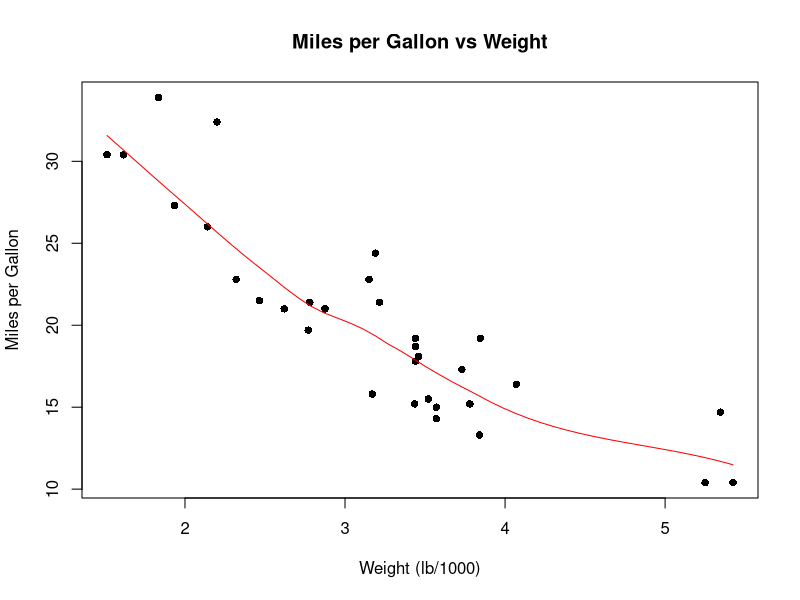
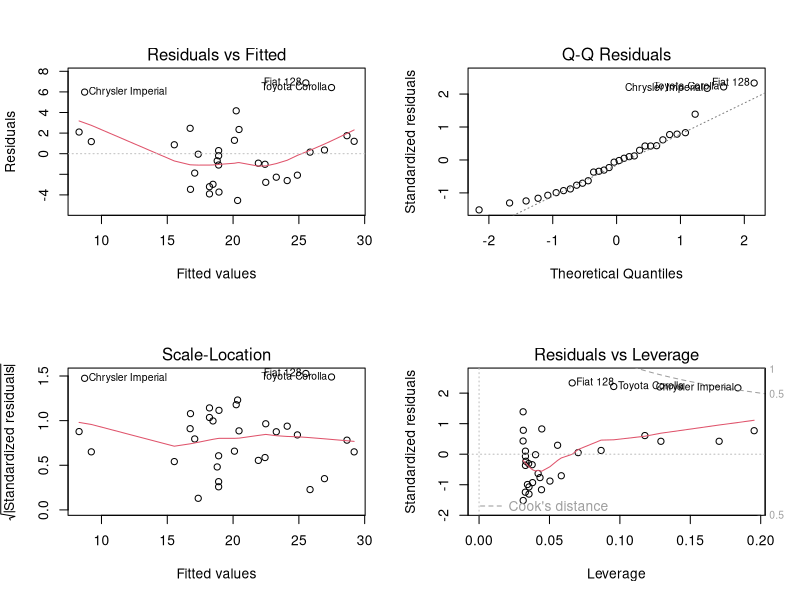
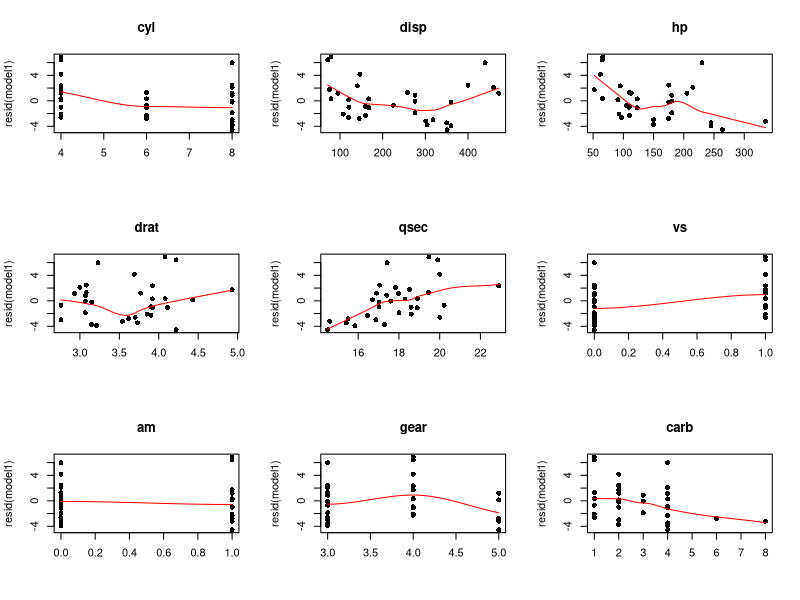
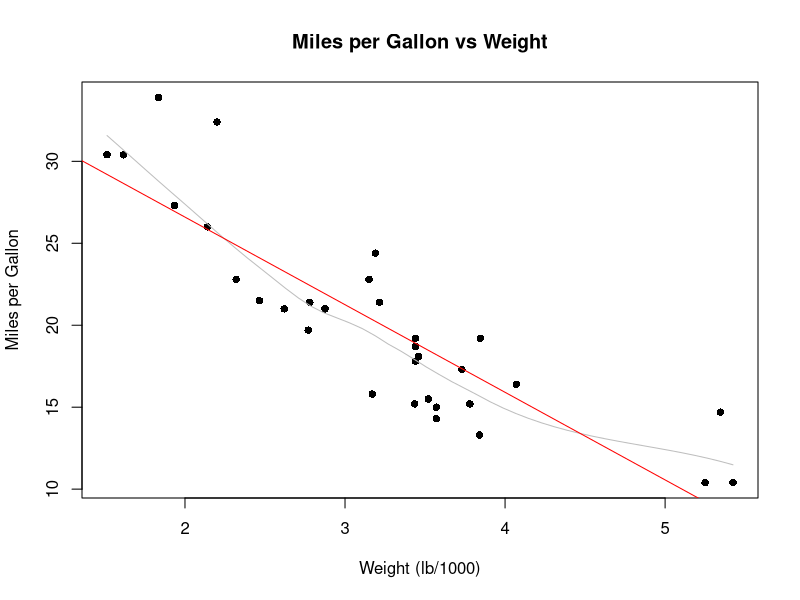
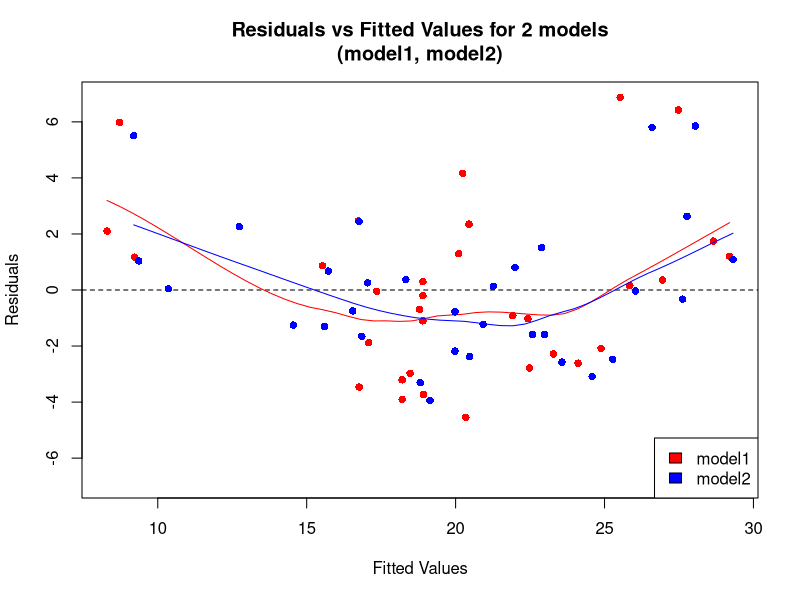
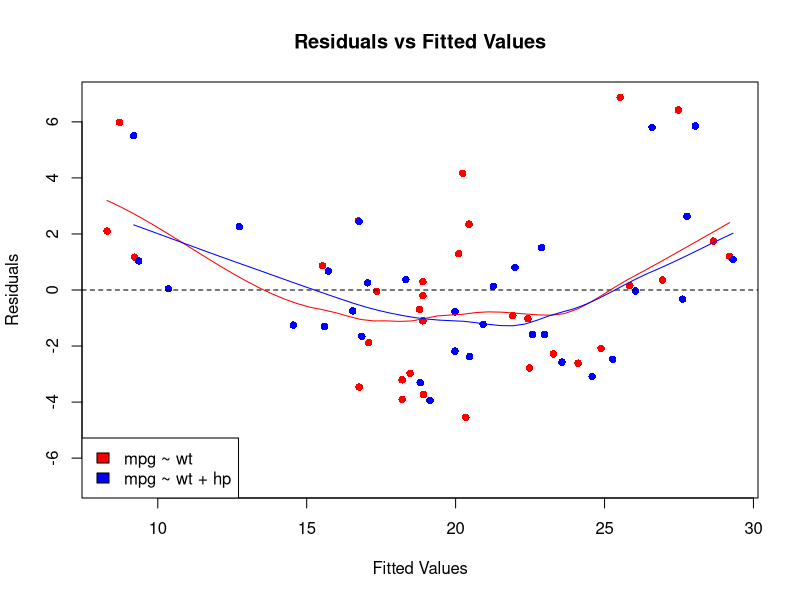
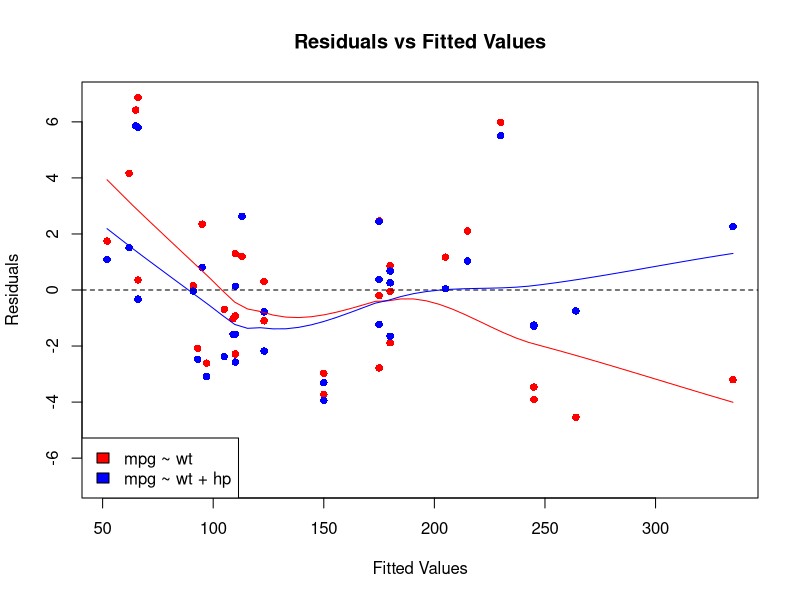
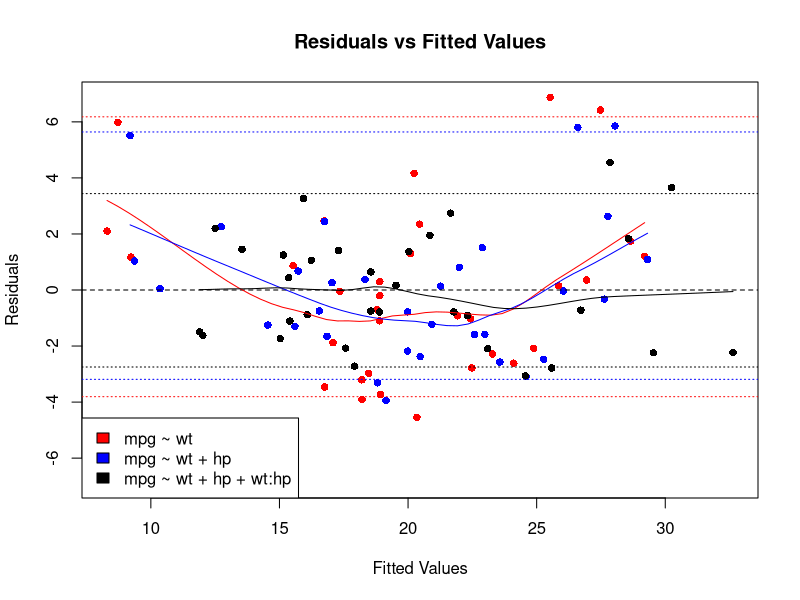

Here is the R script that generated these plots, in order:
# [DESCRIPTION] R Script supporting Chapter 16 of the SAMS Book
# [AUTHOR] Richard Pugh

tiff("16fig01.tif")
plot(mtcars$wt, mtcars$mpg, main = "Miles per Gallon vs Weight",
     xlab = "Weight (lb/1000)", ylab = "Miles per Gallon", pch = 16)
lines(loess.smooth(mtcars$wt, mtcars$mpg), col = "red")
dev.off()

model1 <- lm(mpg ~ wt, data = mtcars)  # Fit the model
model1

summary(model1)  # Summary of the lm model

summary(model1, correlation = TRUE)  # Summary of the lm model

tiff("16fig02.tif")
par(mfrow = c(2, 2))   # Set up a 2x2 Graph Page
plot(model1)           # Create diagnostic plots for model1
dev.off()

class(model1)   # The class of model1
is.list(model1) # Is model1 a list?
names(model1)   # The element names of model1

model1$coefficients               # Model Coefficients
quantile(model1$residuals,        # Specific quantiles of residuals
         probs = c(0.05, 0.5, 0.95))

coef(model1)           # Model coefficients
head(resid(model1))    # Fitted Values
head(fitted(model1))   # Residuals (observed - fitted)


tiff("16fig03.tif")
whichVars <- setdiff(names(mtcars), c("wt", "mpg")) # Other variables in mtcars
par(mfrow = c(3, 3))                                # Set plot layout
for (V in whichVars) {                              # Loop through create scatter plots
  plot(mtcars[[V]], resid(model1), main = V, xlab ="", pch = 16)
  lines(loess.smooth(mtcars[[V]], resid(model1)), col = "red")
}
dev.off()

sModel1 <- summary(model1)   # Summary of model1
class(sModel1)               # Class of summary object
is.list(sModel1)             # Is it a list?
names(sModel1)               # Element names
sModel1$adj.r.squared        # Adjusted R Squared
sModel1$sigma^2              # Estimate variance

tiff("16fig04.tif")
plot(mtcars$wt, mtcars$mpg, main = "Miles per Gallon vs Weight",
     xlab = "Weight (lb/1000)", ylab = "Miles per Gallon", pch = 16)
lines(loess.smooth(mtcars$wt, mtcars$mpg), col = "grey")
abline(model1, col = "red")
dev.off()

head(predict(model1))  # Model Predictions using model1
head(fitted(model1))   # Fitted Values of model1

wtDf <- data.frame(wt = 1:6)                         # Independant Variables
predVals <- predict(model1, newdata = wtDf)          # Make predictions using model1
data.frame(wt = wtDf$wt, Pred = round(predVals, 1))  # Form as data frame

model2 <- lm(mpg ~ wt + hp, data = mtcars)  # Fit new model
summary(model2)                             # Summary of model

model2 <- update(model1, mpg ~ wt + hp)      # Create model2 based on model1
model2

tiff("16fig05.tif")
resFitPlots <- function(..., smooth = TRUE, hRef = TRUE, 
  symm = TRUE, cols = c("red", "blue", "grey", sample(colors()))) 
{
  N <- length(inMods <- list(...))       # Capture list of model inputs
  resList <- lapply(inMods, resid)       # Extract residuals
  fitList <- lapply(inMods, fitted)      # Extract fitted values
  resRange <- do.call("range", resList)  # Calculate range of residuals
  fitRange <- do.call("range", fitList)  # Calculate range of fitted values
  modLabs <- sapply(match.call(expand.dots = F)$..., as.character)  # Model Labels
  if (symm) resRange <- c(-1, 1) * max(abs(resRange))               # Symmetric Y Axis
  
  # Create plot title
  modTitles <- paste0(modLabs, collapse=", ")
  theTitle <- paste0("Residuals vs Fitted Values for ", N, " models\n(", modTitles, ")")

  # Create empty plot with correct limits and labels
  plot(fitList[[1]], resList[[1]], xlim = fitRange, ylim = resRange, 
    xlab = "Fitted Values", ylab = "Residuals", type = "n", main = theTitle)
  if (hRef) abline(h = 0, lty = 2)       # Add reference line at zero
  
  # Iteratively add points to the plot
  for (i in 1:N) {
    points(fitList[[i]], resList[[i]], col = cols[i], pch = 16)      
    if (smooth) lines(loess.smooth(fitList[[i]], resList[[i]]), col = cols[i])
  }
  legend("bottomright", modLabs, fill = cols[1:N])  # Add a legend

  invisible(inMods)                      # Invisibly return list of models
}
resFitPlots(model1, model2)
dev.off()


tiff("16fig05.tif")

# Extract elements
res1 <- resid(model1); fit1 <- fitted(model1)
res2 <- resid(model2); fit2 <- fitted(model2)

# Calculate axis range
resRange <- c(-1, 1) * max(abs(res1), abs(res2))
fitRange <- range(fit1, fit2)

# Create plot for model1 > add points for model2
plot(fit1, res1, xlim = fitRange, ylim = resRange,
  col = "red", pch = 16, main = "Residuals vs Fitted Values",
  xlab = "Fitted Values", ylab = "Residuals")
points(fit2, res2, col = "blue", pch = 16)

# Add reference and smooth lines
abline(h = 0, lty = 2)
lines(loess.smooth(fit1, res1), col = "red")
lines(loess.smooth(fit2, res2), col = "blue")
legend("bottomleft", c("mpg ~ wt", "mpg ~ wt + hp"), fill = c("red", "blue"))
dev.off()

tiff("16fig06.tif")
# Create plot for model1 > add points for model2
plot(mtcars$hp, res1, ylim = resRange,
     col = "red", pch = 16, main = "Residuals vs Fitted Values",
     xlab = "Fitted Values", ylab = "Residuals")
points(mtcars$hp, res2, col = "blue", pch = 16)

# Add reference and smooth lines
abline(h = 0, lty = 2)
lines(loess.smooth(mtcars$hp, res1, span = .8), col = "red")
lines(loess.smooth(mtcars$hp, res2, span = .8), col = "blue")
legend("bottomleft", c("mpg ~ wt", "mpg ~ wt + hp"), fill = c("red", "blue"))
dev.off()

anova(model1, model2)

model3 <- update(model2,. ~ . + wt:hp)
summary(model3)

tiff("16fig07.tif")

# Extract elements for model 3
res3 <- resid(model3)
fit3 <- fitted(model3)

# Calculate axis range
resRange <- c(-1, 1) * max(resRange, abs(res3))
fitRange <- range(fitRange, fit3)

# Create plot for model1 > add points for model2
plot(fit1, res1, xlim = fitRange, ylim = resRange,
     col = "red", pch = 16, main = "Residuals vs Fitted Values",
     xlab = "Fitted Values", ylab = "Residuals")
points(fit2, res2, col = "blue", pch = 16)
points(fit3, res3, col = "black", pch = 16)

# Add reference and smooth lines
abline(h = 0, lty = 2)
lines(loess.smooth(fit1, res1), col = "red")
lines(loess.smooth(fit2, res2), col = "blue")
lines(loess.smooth(fit3, res3), col = "black")

# Add 5% and 95% refernence lines for each model
refFun <- function(res, col) abline(h = quantile(res, c(.05, .95)), col = col, lty = 3)
refFun(res1, "red"); refFun(res2, "blue"); refFun(res3, "black")
legend("bottomleft", c("mpg ~ wt", "mpg ~ wt + hp", "mpg ~ wt + hp + wt:hp"), 
  fill = c("red", "blue", "black"))
dev.off()


tiff("16fig08.tif")

par(mfrow = c(1, 3))
plot(factor(mtcars$vs), resid(model3),  col = "red",
  xlab = "0 = Straight Engine \ 1 = 'V Engine'", ylab = "Residuals", 
  main = "Residuals versus\n'V Engine' Flag")
plot(factor(mtcars$am), resid(model3), col = "red",
  xlab = "0 = Automatic \ 1 = Manual", ylab = "Residuals", 
  main = "Residuals versus\nTransmission Type")
plot(factor(mtcars$cyl), resid(model3), col = "red",
  xlab = "Number of Cylinders", ylab = "Residuals", 
  main = "Residuals versus\nNumber of Cylinders")

dev.off()

model4 <- update(model3, . ~ . + factor(cyl))
summary(model4)

tiff("16fig09.tif")

plot(factor(mtcars$cyl), mtcars$hp, col = "red",
     xlab = "Number of Cylinders", ylab = "Gross Horsepower",
     main = "Gross Horsepower vs Number of Cylinders")
dev.off()

graphics.off()


summary(mtcars$mpg)           # Summary of a numeric vector
summary(factor(mtcars$cyl))   # Summary of a factor vector
summary(mtcars[,1:4])         # Summary of a factor vector
summary(model3)               # Summary of a linear model

cylFactor <- factor(mtcars$cyl)
class(cylFactor)
summary(cylFactor)
summary.factor(cylFactor)


class(model1)
class(model2)
class(model3)
class(model4)

tiff("16fig10.tif")

par(mfrow = c(1, 2))
plot(mtcars$wt, mtcars$mpg, pch = 16, xlab = "Weight (lb/1000)",
     ylab = "Miles per Gallon", main = "MPG Gallon versus Weight")
lines(loess.smooth(mtcars$wt, mtcars$mpg), col = "red")
plot(mtcars$wt, log(mtcars$mpg), pch = 16, xlab = "Weight (lb/1000)",
     ylab = "log(Miles per Gallon)", main = "Logged MPG versus Weight")
lines(loess.smooth(mtcars$wt, log(mtcars$mpg)), col = "red")
dev.off()

tiff("16fig11.tif")
lmodel1 <- lm(log(mpg) ~ wt, data = mtcars)
summary(lmodel1)
par(mfrow = c(2, 2))
plot(lmodel1)
dev.off()


tiff("16fig12.tif")

plot(mtcars$wt, mtcars$mpg, pch = 16, xlab = "Weight (lb/1000)",
     ylab = "Miles per Gallon", main = "MPG Gallon versus Weight")
abline(model1, col = "red")   # Add (straight) model line
wtVals <- seq(min(mtcars$wt), max(mtcars$wt), length = 50)
predVals <- predict(lmodel1, newdata = data.frame(wt = wtVals))
lines( wtVals, exp(predVals), col = "blue")
legend("topright", c("mpg ~ wt", "log(mpg) ~ wt"), fill = c("red", "blue"))
dev.off()

contr.treatment(3) # Treatment contrasts: Baseline is first level
contr.SAS(3)       # SAS contrasts: Baseline is last level
contr.sum(3)       # Sum contrasts: Sum to zero
